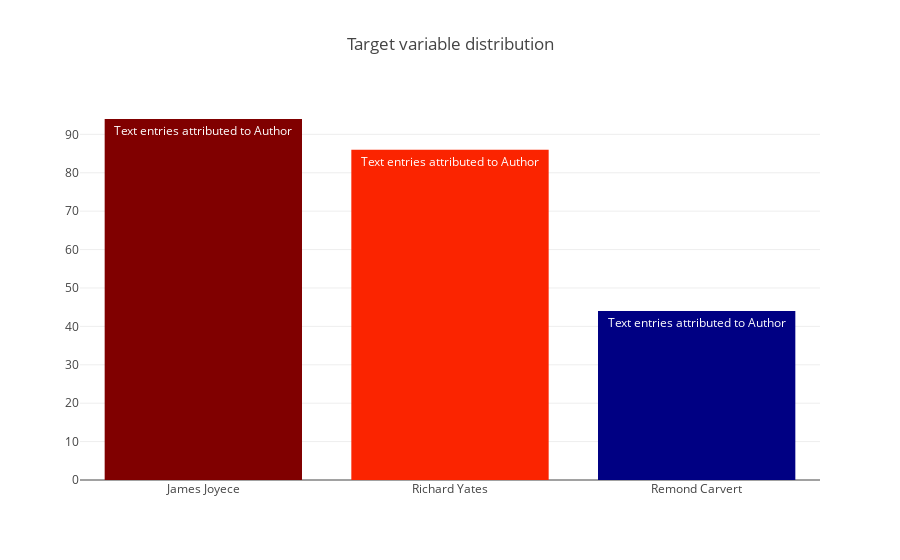

Notebook source saved alongside this figure:
### Code cell
z = {'JJ': 'James Joyece', 'RY': 'Richard Yates', 'RC': 'Remond Carvert'}
data = [go.Bar(
            x = df.author.map(z).unique(),
            y = df.author.value_counts().values,
            marker= dict(colorscale='Jet',
                         color = df.author.value_counts().values
                        ),
            text='Text entries attributed to Author'
    )]

layout = go.Layout(
    title='Target variable distribution'
)

fig = go.Figure(data=data, layout=layout)

py.iplot(fig, filename='basic-bar')

### Figure 1 — Plotly figure (JSON) as saved in the notebook; plotly's stock layout.template omitted (floating-point values rounded to 4 significant figures)
{"data": [{"marker": {"color": [94, 86, 44], "colorscale": "Jet"}, "text": "Text entries attributed to Author", "type": "bar", "uid": "dac34962-ebd1-4a57-b81d-9ef6b6107cbd", "x": ["James Joyece", "Richard Yates", "Remond Carvert"], "y": [94, 86, 44]}], "layout": {"title": "Target variable distribution"}}
